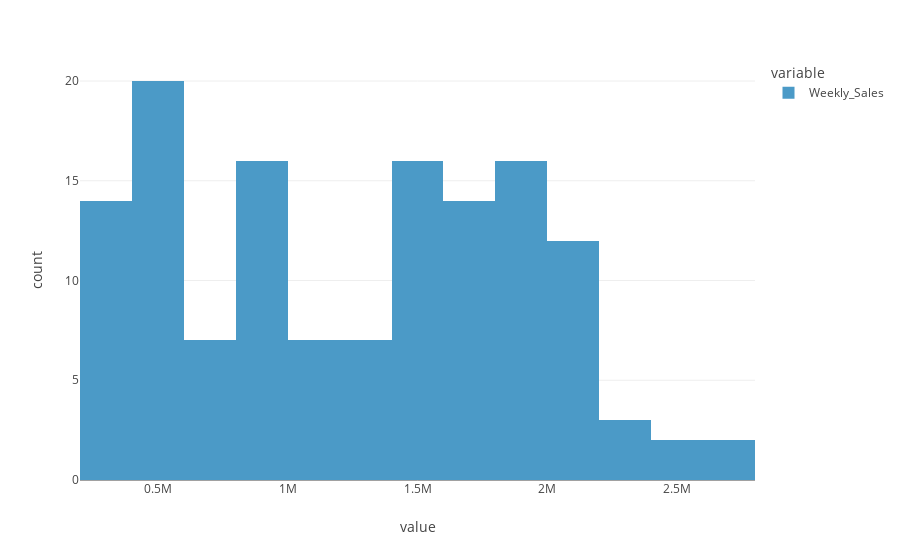
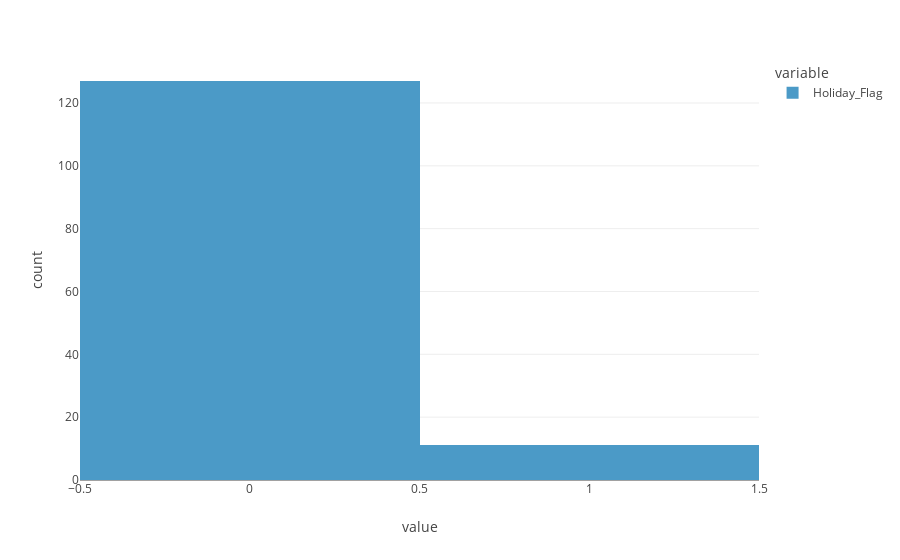
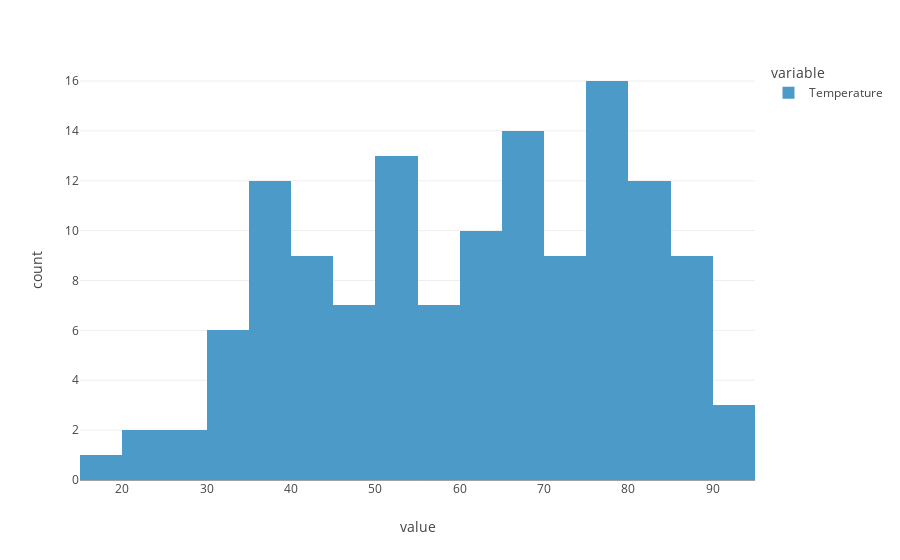
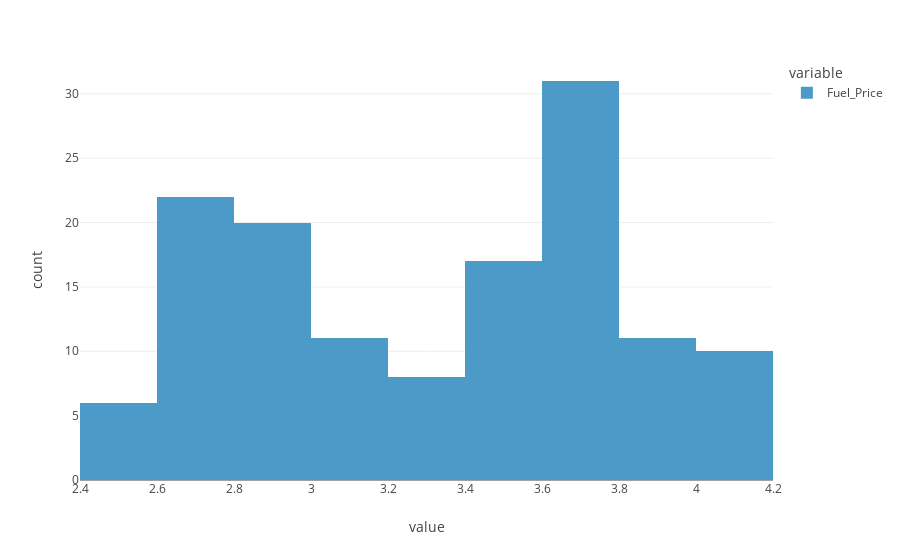

The notebook cell these images were saved under, in order:
### Markdown cell above
### Visualizing the distribution of numeric features

### Code cell
num_features = ['Weekly_Sales', 'Holiday_Flag', 'Temperature', 'Fuel_Price', 'CPI', 'Unemployment']
for i in range(len(num_features)):
    fig = px.histogram(df[num_features[i]])
    fig.show()

### Figure 1 — Plotly figure (JSON) as saved in the notebook; plotly's stock layout.template omitted (floating-point values rounded to 4 significant figures; data arrays with more than 128 entries replaced by an {"elided": "..."} marker saying what was removed)
{"data": [{"alignmentgroup": "True", "bingroup": "x", "hovertemplate": "variable=Weekly_Sales<br>value=%{x}<br>count=%{y}<extra></extra>", "legendgroup": "Weekly_Sales", "marker": {"color": "#4B9AC7", "pattern": {"shape": ""}}, "name": "Weekly_Sales", "offsetgroup": "Weekly_Sales", "orientation": "v", "showlegend": true, "type": "histogram", "x": {"elided": "150 float values"}, "xaxis": "x", "yaxis": "y"}], "layout": {"barmode": "relative", "legend": {"title": {"text": "variable"}, "tracegroupgap": 0}, "margin": {"t": 60}, "xaxis": {"anchor": "y", "domain": [0, 1], "title": {"text": "value"}}, "yaxis": {"anchor": "x", "domain": [0, 1], "title": {"text": "count"}}}}

### Figure 2 — Plotly figure (JSON) as saved in the notebook; plotly's stock layout.template omitted (floating-point values rounded to 4 significant figures; data arrays with more than 128 entries replaced by an {"elided": "..."} marker saying what was removed)
{"data": [{"alignmentgroup": "True", "bingroup": "x", "hovertemplate": "variable=Holiday_Flag<br>value=%{x}<br>count=%{y}<extra></extra>", "legendgroup": "Holiday_Flag", "marker": {"color": "#4B9AC7", "pattern": {"shape": ""}}, "name": "Holiday_Flag", "offsetgroup": "Holiday_Flag", "orientation": "v", "showlegend": true, "type": "histogram", "x": {"elided": "150 int values"}, "xaxis": "x", "yaxis": "y"}], "layout": {"barmode": "relative", "legend": {"title": {"text": "variable"}, "tracegroupgap": 0}, "margin": {"t": 60}, "xaxis": {"anchor": "y", "domain": [0, 1], "title": {"text": "value"}}, "yaxis": {"anchor": "x", "domain": [0, 1], "title": {"text": "count"}}}}

### Figure 3 — Plotly figure (JSON) as saved in the notebook; plotly's stock layout.template omitted (floating-point values rounded to 4 significant figures; data arrays with more than 128 entries replaced by an {"elided": "..."} marker saying what was removed)
{"data": [{"alignmentgroup": "True", "bingroup": "x", "hovertemplate": "variable=Temperature<br>value=%{x}<br>count=%{y}<extra></extra>", "legendgroup": "Temperature", "marker": {"color": "#4B9AC7", "pattern": {"shape": ""}}, "name": "Temperature", "offsetgroup": "Temperature", "orientation": "v", "showlegend": true, "type": "histogram", "x": {"elided": "150 float values"}, "xaxis": "x", "yaxis": "y"}], "layout": {"barmode": "relative", "legend": {"title": {"text": "variable"}, "tracegroupgap": 0}, "margin": {"t": 60}, "xaxis": {"anchor": "y", "domain": [0, 1], "title": {"text": "value"}}, "yaxis": {"anchor": "x", "domain": [0, 1], "title": {"text": "count"}}}}

### Figure 4 — Plotly figure (JSON) as saved in the notebook; plotly's stock layout.template omitted (floating-point values rounded to 4 significant figures; data arrays with more than 128 entries replaced by an {"elided": "..."} marker saying what was removed)
{"data": [{"alignmentgroup": "True", "bingroup": "x", "hovertemplate": "variable=Fuel_Price<br>value=%{x}<br>count=%{y}<extra></extra>", "legendgroup": "Fuel_Price", "marker": {"color": "#4B9AC7", "pattern": {"shape": ""}}, "name": "Fuel_Price", "offsetgroup": "Fuel_Price", "orientation": "v", "showlegend": true, "type": "histogram", "x": {"elided": "150 float values"}, "xaxis": "x", "yaxis": "y"}], "layout": {"barmode": "relative", "legend": {"title": {"text": "variable"}, "tracegroupgap": 0}, "margin": {"t": 60}, "xaxis": {"anchor": "y", "domain": [0, 1], "title": {"text": "value"}}, "yaxis": {"anchor": "x", "domain": [0, 1], "title": {"text": "count"}}}}
